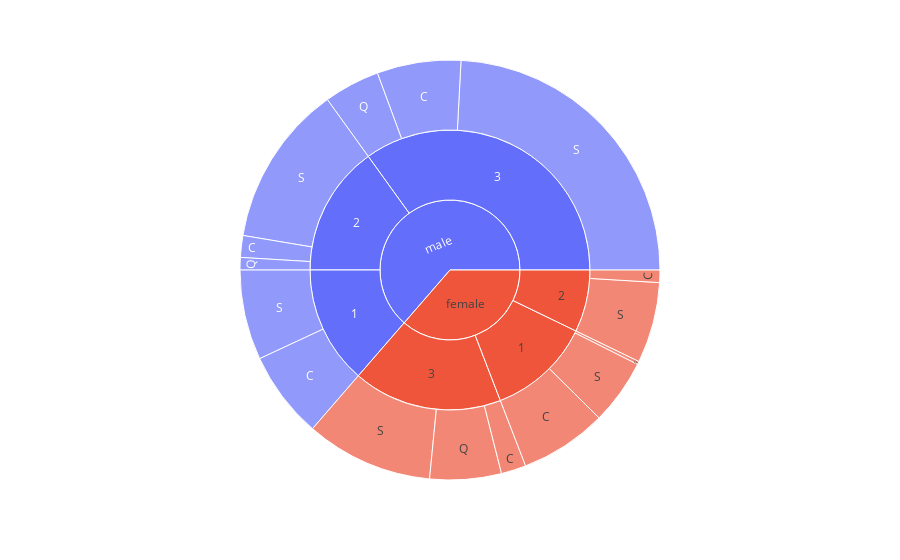

Write notebook code for a chart like this one.
### Code cell
px.sunburst(
    data_frame=df,
    path=['Sex','Pclass','Embarked'],
    names=df.index
)

### Figure 1 — Plotly figure (JSON) as saved in the notebook; plotly's stock layout.template omitted (floating-point values rounded to 4 significant figures)
{"data": [{"branchvalues": "total", "domain": {"x": [0, 1], "y": [0, 1]}, "hovertemplate": "labels=%{label}<br>count=%{value}<br>parent=%{parent}<br>id=%{id}<extra></extra>", "ids": ["female/1/C", "male/1/C", "female/2/C", "male/2/C", "female/3/C", "male/3/C", "female/1/Q", "male/2/Q", "female/3/Q", "male/3/Q", "female/1/S", "male/1/S", "female/2/S", "male/2/S", "female/3/S", "male/3/S", "female/1", "male/1", "female/2", "male/2", "female/3", "male/3", "female", "male"], "labels": ["C", "C", "C", "C", "C", "C", "Q", "Q", "Q", "Q", "S", "S", "S", "S", "S", "S", "1", "1", "2", "2", "3", "3", "female", "male"], "name": "", "parents": ["female/1", "male/1", "female/2", "male/2", "female/3", "male/3", "female/1", "male/2", "female/3", "male/3", "female/1", "male/1", "female/2", "male/2", "female/3", "male/3", "female", "male", "female", "male", "female", "male", "", ""], "type": "sunburst", "values": [28, 28, 4, 7, 8, 27, 1, 4, 23, 18, 21, 29, 26, 52, 41, 101, 50, 57, 30, 63, 72, 146, 152, 266]}], "layout": {"legend": {"tracegroupgap": 0}, "margin": {"t": 60}}}
